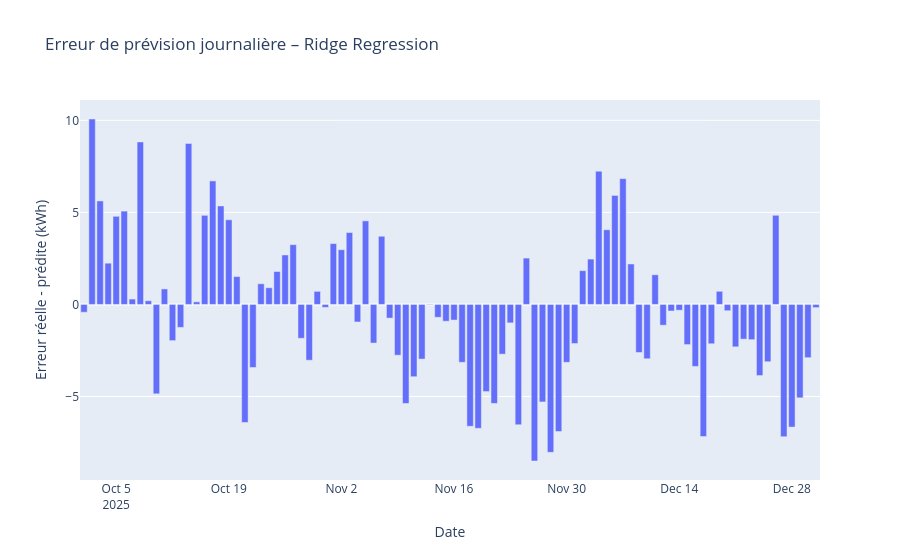

The notebook cell this image was saved under:
### Code cell
# Graphique des erreurs journalières

fig = px.bar(
    predictions,
    x="date",
    y="erreur_kwh",
    title=f"Erreur de prévision journalière – {best_model_name}",
    labels={
        "date": "Date",
        "erreur_kwh": "Erreur réelle - prédite (kWh)"
    }
)

fig.show()
